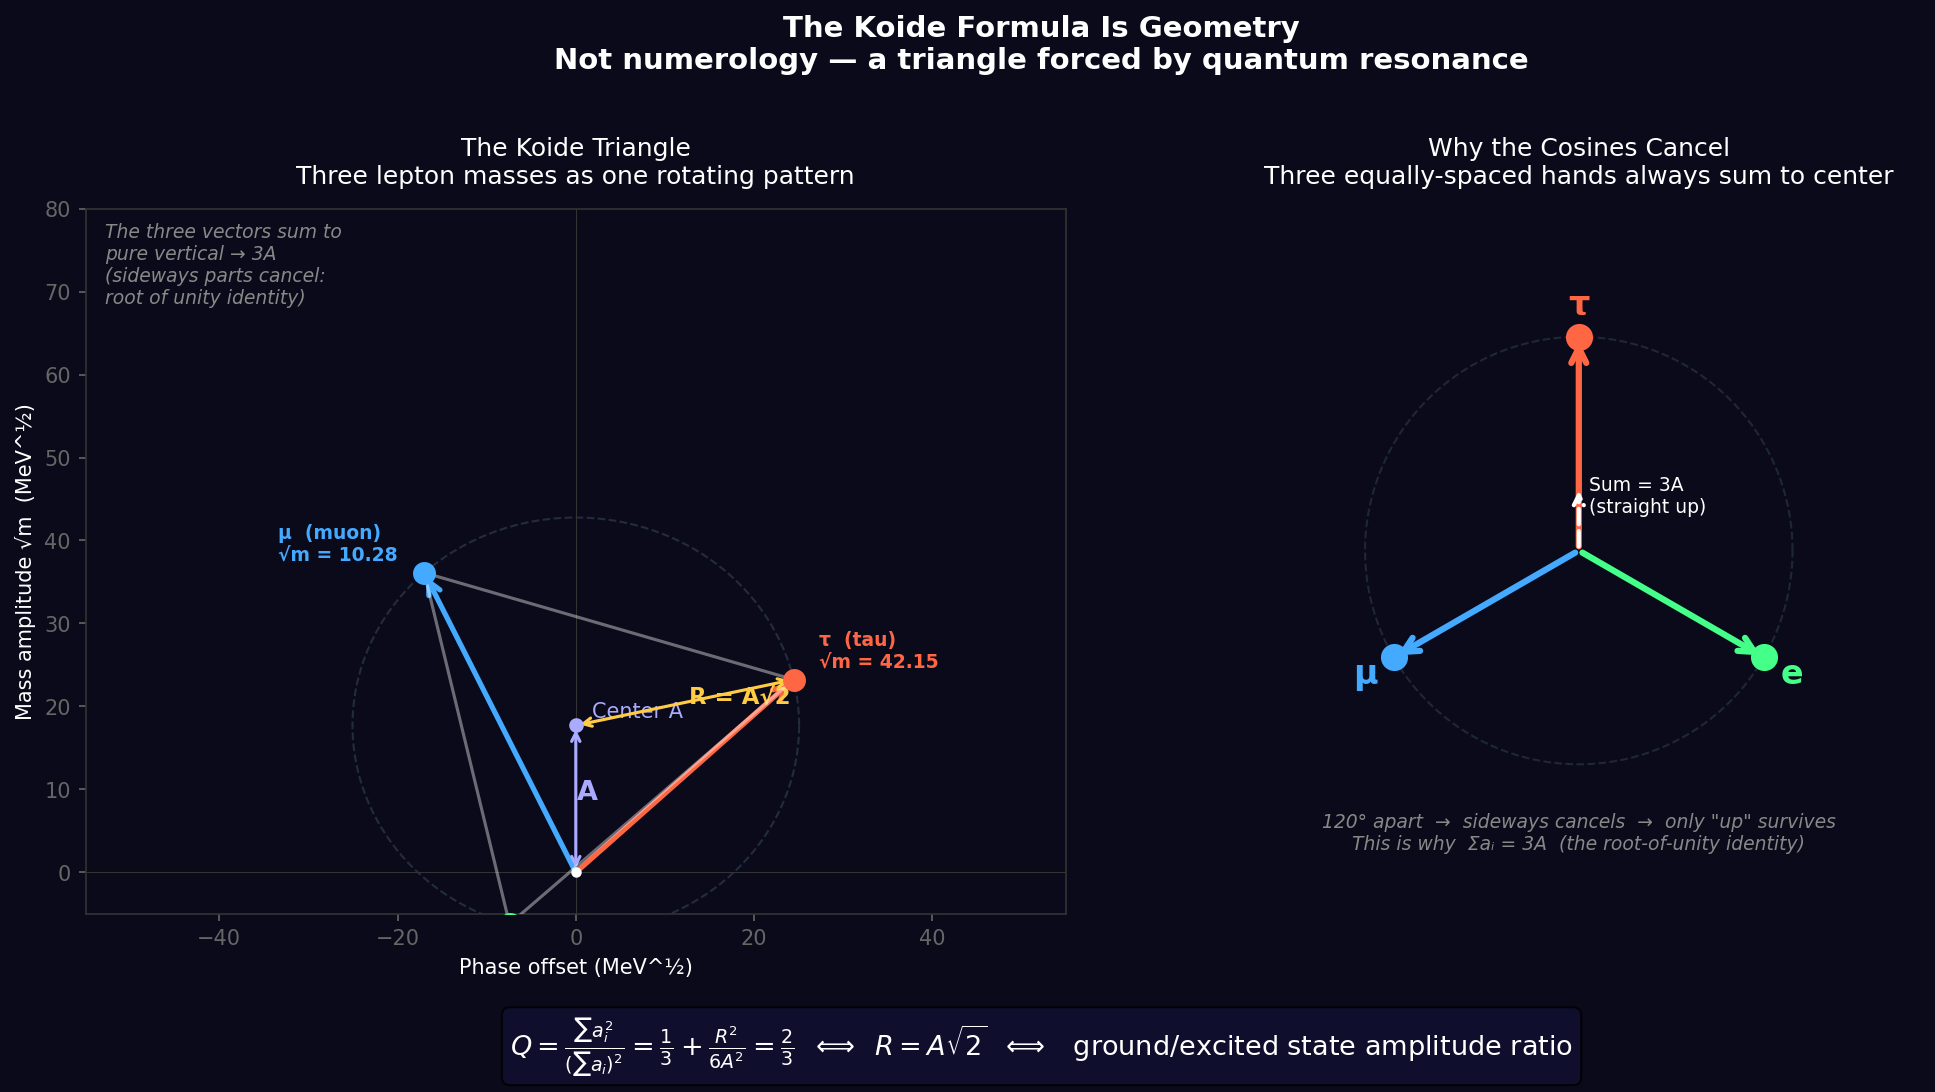

Python code for this plot:
"""
The Koide Q = 2/3 Visualization
Why three lepton masses form an equilateral triangle in mass-root space

Run: python koide_triangle.py
"""

import numpy as np
import matplotlib.pyplot as plt
import matplotlib.patches as patches
from matplotlib.patches import FancyArrowPatch

# ── Real lepton masses (MeV/c²) ──────────────────────────────────────────────
m_e   = 0.51099895    # electron
m_mu  = 105.6583755   # muon
m_tau = 1776.86       # tau

# Amplitudes (square roots of masses)
a = np.array([np.sqrt(m_e), np.sqrt(m_mu), np.sqrt(m_tau)])

# Verify Koide Q
Q = np.sum(a**2) / np.sum(a)**2
print(f"Koide Q = {Q:.10f}  (should be ≈ 0.666666...)")
print(f"2/3     = {2/3:.10f}")
print(f"Error   = {abs(Q - 2/3)*100:.6f}%")

# ── Find the geometric parameters ────────────────────────────────────────────
# The Foot-Harari-Zenczykowski parametrization:
# aᵢ = A(1 + √2·cos(θ + 2π(i-1)/3))
# So A = mean(aᵢ)/... let's solve it
A = np.sum(a) / 3
# aᵢ - A = R·cos(θ + 2π(i-1)/3) where R = A√2
R = A * np.sqrt(2)

# Find phase θ by fitting
# a₁ = A + R·cos(θ)  →  cos(θ) = (a₁ - A)/R
# Using the tau (largest) as i=1
# Sort by size: tau, muon, electron
a_sorted = np.sort(a)[::-1]  # descending: tau, muon, electron
cos_theta = (a_sorted[0] - A) / R
theta = np.arccos(np.clip(cos_theta, -1, 1))

# Angles for the three modes
angles = theta + np.array([0, 2*np.pi/3, 4*np.pi/3])
a_fitted = A + R * np.cos(angles)

print(f"\nGeometric parameters:")
print(f"  A (center) = {A:.4f} MeV^(1/2)")
print(f"  R (spread) = {R:.4f} MeV^(1/2)")
print(f"  R/A        = {R/A:.6f}  (should be √2 = {np.sqrt(2):.6f})")
print(f"  θ (phase)  = {np.degrees(theta):.2f}°")

# ── FIGURE 1: The Triangle in Mass-Root Space ────────────────────────────────
fig, axes = plt.subplots(1, 2, figsize=(14, 7))
fig.patch.set_facecolor('#0a0a1a')

ax1 = axes[0]
ax1.set_facecolor('#0a0a1a')

# Draw the circle of radius R centered at (0, A)
circle_theta = np.linspace(0, 2*np.pi, 300)
circle_x = R * np.cos(circle_theta)
circle_y = A + R * np.sin(circle_theta)
ax1.plot(circle_x, circle_y, color='#334455', linewidth=1, linestyle='--', alpha=0.6)

# Draw the origin
ax1.plot(0, 0, 'o', color='white', markersize=4, zorder=5)

# Draw center point A
ax1.plot(0, A, 'o', color='#aaaaff', markersize=6, zorder=5)
ax1.annotate('Center A', (0, A), textcoords='offset points',
             xytext=(8, 4), color='#aaaaff', fontsize=10)

# Draw the three amplitude vectors from origin
colors = ['#ff6644', '#44aaff', '#44ff88']
labels = ['τ  (tau)', 'μ  (muon)', 'e  (electron)']
points = []

for i, (ang, col, lab) in enumerate(zip(angles, colors, labels)):
    x = R * np.cos(ang)
    y = A + R * np.sin(ang)
    points.append((x, y))

    # Vector from origin
    ax1.annotate('', xy=(x, y), xytext=(0, 0),
                arrowprops=dict(arrowstyle='->', color=col,
                                lw=2.5, mutation_scale=15))

    # Point
    ax1.plot(x, y, 'o', color=col, markersize=10, zorder=6)

    # Label with actual mass
    mass_vals = [m_tau, m_mu, m_e]
    ax1.annotate(f'{lab}\n√m = {np.sqrt(mass_vals[i]):.2f}',
                xy=(x, y), textcoords='offset points',
                xytext=(12 if x > 0 else -70, 6),
                color=col, fontsize=9, fontweight='bold')

# Draw the equilateral triangle
triangle = plt.Polygon(points, fill=False, edgecolor='#ffffff',
                       linewidth=1.5, linestyle='-', alpha=0.4, zorder=4)
ax1.add_patch(triangle)

# Draw A and R labels
ax1.annotate('', xy=(0, A), xytext=(0, 0),
            arrowprops=dict(arrowstyle='<->', color='#aaaaff',
                            lw=1.5, mutation_scale=10))
ax1.text(0.15, A/2, 'A', color='#aaaaff', fontsize=13, fontweight='bold', ha='left')

# Draw R label (from center to tau vertex)
px, py = points[0]
ax1.annotate('', xy=(px, py), xytext=(0, A),
            arrowprops=dict(arrowstyle='<->', color='#ffcc44',
                            lw=1.5, mutation_scale=10))
mid_rx = px/2
mid_ry = (A + py)/2
ax1.text(mid_rx + 0.5, mid_ry, 'R = A√2', color='#ffcc44',
         fontsize=11, fontweight='bold')

# Root-of-unity annotation
ax1.text(0.02, 0.98,
         'The three vectors sum to\npure vertical → 3A\n(sideways parts cancel:\nroot of unity identity)',
         transform=ax1.transAxes, color='#888888', fontsize=9,
         va='top', ha='left', style='italic')

ax1.set_xlim(-55, 55)
ax1.set_ylim(-5, 80)
ax1.set_xlabel('Phase offset (MeV^½)', color='white', fontsize=10)
ax1.set_ylabel('Mass amplitude √m  (MeV^½)', color='white', fontsize=10)
ax1.set_title('The Koide Triangle\nThree lepton masses as one rotating pattern',
              color='white', fontsize=12, pad=12)
ax1.tick_params(colors='#666666')
for spine in ax1.spines.values():
    spine.set_edgecolor('#333333')
ax1.axhline(y=0, color='#333333', linewidth=0.5)
ax1.axvline(x=0, color='#333333', linewidth=0.5)

# ── FIGURE 2: The Clock Intuition ────────────────────────────────────────────
ax2 = axes[1]
ax2.set_facecolor('#0a0a1a')
ax2.set_aspect('equal')

# Draw unit circle
theta_c = np.linspace(0, 2*np.pi, 300)
ax2.plot(np.cos(theta_c), np.sin(theta_c), color='#334455',
         linewidth=1, linestyle='--', alpha=0.5)

# Three hands at 120°
hand_angles = np.radians([90, 90+120, 90+240])  # Start at top
hand_colors = ['#ff6644', '#44aaff', '#44ff88']
hand_labels = ['τ', 'μ', 'e']

for ang, col, lab in zip(hand_angles, hand_colors, hand_labels):
    x, y = np.cos(ang), np.sin(ang)
    ax2.annotate('', xy=(x, y), xytext=(0, 0),
                arrowprops=dict(arrowstyle='->', color=col,
                                lw=3, mutation_scale=18))
    ax2.plot(x, y, 'o', color=col, markersize=12, zorder=6)
    offset = 0.15
    ax2.text(x*(1+offset), y*(1+offset), lab,
             color=col, fontsize=16, fontweight='bold', ha='center', va='center')

# Sum vector (points straight up — net = 3A = vertical)
ax2.annotate('', xy=(0, 0.3), xytext=(0, 0),
            arrowprops=dict(arrowstyle='->', color='white',
                            lw=2, mutation_scale=12, linestyle='dashed'))
ax2.text(0.05, 0.18, 'Sum = 3A\n(straight up)', color='white',
         fontsize=9, ha='left')

# Annotations
ax2.text(0, -1.4,
         '120° apart  →  sideways cancels  →  only "up" survives\n'
         'This is why  Σaᵢ = 3A  (the root-of-unity identity)',
         color='#888888', fontsize=9, ha='center', style='italic')

ax2.set_xlim(-1.6, 1.6)
ax2.set_ylim(-1.7, 1.6)
ax2.set_title('Why the Cosines Cancel\nThree equally-spaced hands always sum to center',
              color='white', fontsize=12, pad=12)
ax2.axis('off')

# ── Overall math summary ─────────────────────────────────────────────────────
fig.text(0.5, 0.02,
         r'$Q = \frac{\sum a_i^2}{(\sum a_i)^2} = \frac{1}{3} + \frac{R^2}{6A^2} = \frac{2}{3}$'
         r'$\;\;\Longleftrightarrow\;\; R = A\sqrt{2}$'
         r'$\;\;\Longleftrightarrow\;\;$ ground/excited state amplitude ratio',
         ha='center', color='white', fontsize=13,
         bbox=dict(boxstyle='round', facecolor='#111133', alpha=0.8))

plt.suptitle('The Koide Formula Is Geometry\nNot numerology — a triangle forced by quantum resonance',
             color='white', fontsize=14, fontweight='bold', y=1.01)

plt.tight_layout(rect=[0, 0.07, 1, 1])
plt.savefig('/mnt/d/Fundamentals/visualizations/koide_triangle.png',
            dpi=150, bbox_inches='tight', facecolor='#0a0a1a')
plt.show()
print("\nSaved: koide_triangle.png")
